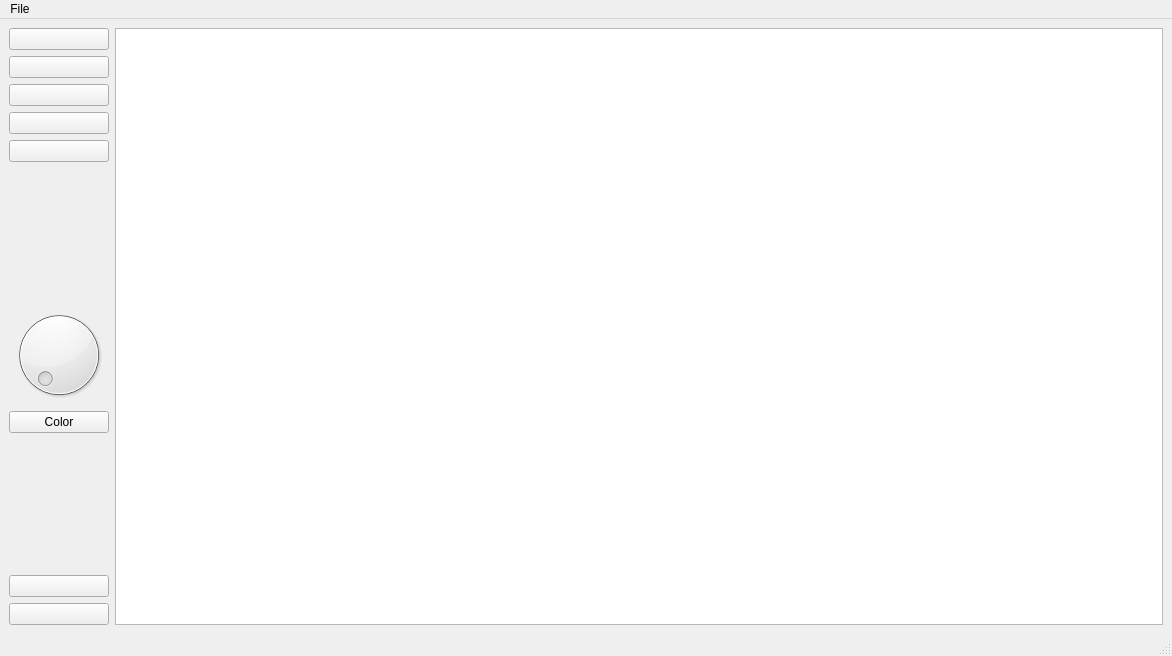
<?xml version="1.0" encoding="UTF-8"?>
<ui version="4.0">
 <class>MainWindow</class>
 <widget class="QMainWindow" name="MainWindow">
  <property name="geometry">
   <rect>
    <x>0</x>
    <y>0</y>
    <width>1172</width>
    <height>656</height>
   </rect>
  </property>
  <property name="sizePolicy">
   <sizepolicy hsizetype="Preferred" vsizetype="Maximum">
    <horstretch>0</horstretch>
    <verstretch>0</verstretch>
   </sizepolicy>
  </property>
  <property name="windowTitle">
   <string>MainWindow</string>
  </property>
  <widget class="QWidget" name="centralwidget">
   <layout class="QGridLayout" name="gridLayout">
    <item row="10" column="0">
     <widget class="QPushButton" name="pb_Redo">
      <property name="toolTip">
       <string>&lt;html&gt;&lt;head/&gt;&lt;body&gt;&lt;p&gt;Redo&lt;/p&gt;&lt;/body&gt;&lt;/html&gt;</string>
      </property>
      <property name="text">
       <string/>
      </property>
      <property name="icon">
       <iconset resource="../../Icons/Icons.qrc">
        <normaloff>:/Tools/redo.png</normaloff>:/Tools/redo.png</iconset>
      </property>
      <property name="checkable">
       <bool>false</bool>
      </property>
     </widget>
    </item>
    <item row="1" column="0">
     <widget class="QPushButton" name="pb_Eraser">
      <property name="toolTip">
       <string>&lt;html&gt;&lt;head/&gt;&lt;body&gt;&lt;p&gt;Eraser&lt;/p&gt;&lt;/body&gt;&lt;/html&gt;</string>
      </property>
      <property name="text">
       <string/>
      </property>
      <property name="icon">
       <iconset resource="../../Icons/Icons.qrc">
        <normaloff>:/Tools/eraser.png</normaloff>:/Tools/eraser.png</iconset>
      </property>
      <property name="checkable">
       <bool>true</bool>
      </property>
     </widget>
    </item>
    <item row="7" column="0">
     <widget class="QPushButton" name="pb_Color">
      <property name="text">
       <string>Color</string>
      </property>
      <property name="checkable">
       <bool>false</bool>
      </property>
     </widget>
    </item>
    <item row="3" column="0">
     <widget class="QPushButton" name="pb_Rectangle">
      <property name="text">
       <string/>
      </property>
      <property name="icon">
       <iconset resource="../../Icons/Icons.qrc">
        <normaloff>:/Tools/rect.png</normaloff>:/Tools/rect.png</iconset>
      </property>
      <property name="checkable">
       <bool>true</bool>
      </property>
     </widget>
    </item>
    <item row="0" column="0">
     <widget class="QPushButton" name="pb_Pen">
      <property name="toolTip">
       <string>&lt;html&gt;&lt;head/&gt;&lt;body&gt;&lt;p&gt;Pen&lt;/p&gt;&lt;/body&gt;&lt;/html&gt;</string>
      </property>
      <property name="text">
       <string/>
      </property>
      <property name="icon">
       <iconset resource="../../Icons/Icons.qrc">
        <normaloff>:/Tools/pen.png</normaloff>:/Tools/pen.png</iconset>
      </property>
      <property name="checkable">
       <bool>true</bool>
      </property>
     </widget>
    </item>
    <item row="6" column="0">
     <widget class="QDial" name="dial"/>
    </item>
    <item row="9" column="0">
     <widget class="QPushButton" name="pb_Undo">
      <property name="toolTip">
       <string>&lt;html&gt;&lt;head/&gt;&lt;body&gt;&lt;p&gt;Undo&lt;/p&gt;&lt;/body&gt;&lt;/html&gt;</string>
      </property>
      <property name="whatsThis">
       <string>&lt;html&gt;&lt;head/&gt;&lt;body&gt;&lt;p&gt;&lt;br/&gt;&lt;/p&gt;&lt;/body&gt;&lt;/html&gt;</string>
      </property>
      <property name="text">
       <string/>
      </property>
      <property name="icon">
       <iconset resource="../../Icons/Icons.qrc">
        <normaloff>:/Tools/undo.png</normaloff>:/Tools/undo.png</iconset>
      </property>
      <property name="checkable">
       <bool>false</bool>
      </property>
     </widget>
    </item>
    <item row="0" column="1" rowspan="11">
     <widget class="QGraphicsView" name="gv_Canvas">
      <property name="sizePolicy">
       <sizepolicy hsizetype="Expanding" vsizetype="Expanding">
        <horstretch>0</horstretch>
        <verstretch>0</verstretch>
       </sizepolicy>
      </property>
     </widget>
    </item>
    <item row="8" column="0">
     <spacer name="verticalSpacer">
      <property name="orientation">
       <enum>Qt::Vertical</enum>
      </property>
      <property name="sizeHint" stdset="0">
       <size>
        <width>20</width>
        <height>40</height>
       </size>
      </property>
     </spacer>
    </item>
    <item row="2" column="0">
     <widget class="QPushButton" name="pb_Line">
      <property name="text">
       <string/>
      </property>
      <property name="icon">
       <iconset resource="../../Icons/Icons.qrc">
        <normaloff>:/Tools/line.png</normaloff>:/Tools/line.png</iconset>
      </property>
      <property name="checkable">
       <bool>true</bool>
      </property>
     </widget>
    </item>
    <item row="5" column="0">
     <spacer name="verticalSpacer_2">
      <property name="orientation">
       <enum>Qt::Vertical</enum>
      </property>
      <property name="sizeHint" stdset="0">
       <size>
        <width>20</width>
        <height>40</height>
       </size>
      </property>
     </spacer>
    </item>
    <item row="4" column="0">
     <widget class="QPushButton" name="pb_Ellipse">
      <property name="text">
       <string/>
      </property>
      <property name="icon">
       <iconset resource="../../Icons/Icons.qrc">
        <normaloff>:/Tools/ellipse.png</normaloff>:/Tools/ellipse.png</iconset>
      </property>
      <property name="checkable">
       <bool>true</bool>
      </property>
     </widget>
    </item>
   </layout>
  </widget>
  <widget class="QMenuBar" name="menubar">
   <property name="geometry">
    <rect>
     <x>0</x>
     <y>0</y>
     <width>1172</width>
     <height>22</height>
    </rect>
   </property>
   <widget class="QMenu" name="menuFile">
    <property name="title">
     <string>File</string>
    </property>
    <addaction name="actionNew_3"/>
    <addaction name="actionOpen_2"/>
    <addaction name="actionSave_2"/>
    <addaction name="actionSave_As"/>
    <addaction name="actionClear"/>
    <addaction name="actionClose"/>
   </widget>
   <addaction name="menuFile"/>
  </widget>
  <widget class="QStatusBar" name="statusbar"/>
  <action name="actionHello">
   <property name="text">
    <string>Hello</string>
   </property>
  </action>
  <action name="actionSomething">
   <property name="text">
    <string>Something</string>
   </property>
  </action>
  <action name="actionSomething_again">
   <property name="text">
    <string>Something again</string>
   </property>
  </action>
  <action name="actionNew">
   <property name="text">
    <string>New</string>
   </property>
  </action>
  <action name="actionNew_2">
   <property name="text">
    <string>New</string>
   </property>
  </action>
  <action name="actionOpen">
   <property name="text">
    <string>Open</string>
   </property>
  </action>
  <action name="actionSave">
   <property name="text">
    <string>Save</string>
   </property>
  </action>
  <action name="actionOpen_2">
   <property name="text">
    <string>Open</string>
   </property>
  </action>
  <action name="actionSave_2">
   <property name="text">
    <string>Save</string>
   </property>
  </action>
  <action name="actionSave_As">
   <property name="text">
    <string>Save As</string>
   </property>
  </action>
  <action name="actionClear">
   <property name="text">
    <string>Clear</string>
   </property>
  </action>
  <action name="actionCoolDude">
   <property name="text">
    <string>CoolDude</string>
   </property>
  </action>
  <action name="actionClose">
   <property name="text">
    <string>Close</string>
   </property>
  </action>
  <action name="actionNew_4">
   <property name="text">
    <string>New</string>
   </property>
  </action>
  <action name="actionNew_3">
   <property name="text">
    <string>New</string>
   </property>
  </action>
 </widget>
 <resources>
  <include location="../../Icons/Icons.qrc"/>
 </resources>
 <connections/>
</ui>
